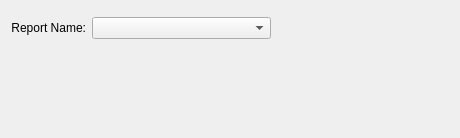
<?xml version="1.0" encoding="UTF-8"?>
<ui version="4.0">
 <comment>This file is part of the xTuple ERP: PostBooks Edition, a free and
open source Enterprise Resource Planning software suite,
Copyright (c) 1999-2019 by OpenMFG LLC, d/b/a xTuple.
It is licensed to you under the Common Public Attribution License
version 1.0, the full text of which (including xTuple-specific Exhibits)
is available at www.xtuple.com/CPAL.  By using this software, you agree
to be bound by its terms.</comment>
 <class>printPoForm</class>
 <widget class="QWidget" name="printPoForm">
  <property name="geometry">
   <rect>
    <x>0</x>
    <y>0</y>
    <width>460</width>
    <height>138</height>
   </rect>
  </property>
  <property name="windowTitle">
   <string>Print Purchase Order Form</string>
  </property>
  <layout class="QVBoxLayout" name="verticalLayout">
   <item>
    <widget class="OrderCluster" name="_po">
     <property name="allowedTypes">
      <set>OrderLineEdit::Purchase</set>
     </property>
    </widget>
   </item>
   <item>
    <layout class="QHBoxLayout">
     <item>
      <widget class="QLabel" name="_reportLit">
       <property name="text">
        <string>Report Name:</string>
       </property>
       <property name="alignment">
        <set>Qt::AlignRight|Qt::AlignTrailing|Qt::AlignVCenter</set>
       </property>
      </widget>
     </item>
     <item>
      <widget class="XComboBox" name="_report">
       <property name="sizePolicy">
        <sizepolicy hsizetype="Expanding" vsizetype="Fixed">
         <horstretch>0</horstretch>
         <verstretch>0</verstretch>
        </sizepolicy>
       </property>
      </widget>
     </item>
     <item>
      <spacer name="horizontalSpacer">
       <property name="orientation">
        <enum>Qt::Horizontal</enum>
       </property>
       <property name="sizeHint" stdset="0">
        <size>
         <width>0</width>
         <height>20</height>
        </size>
       </property>
      </spacer>
     </item>
    </layout>
   </item>
   <item>
    <spacer name="Spacer4">
     <property name="orientation">
      <enum>Qt::Vertical</enum>
     </property>
     <property name="sizeType">
      <enum>QSizePolicy::Expanding</enum>
     </property>
     <property name="sizeHint" stdset="0">
      <size>
       <width>433</width>
       <height>0</height>
      </size>
     </property>
    </spacer>
   </item>
  </layout>
 </widget>
 <layoutdefault spacing="6" margin="11"/>
 <customwidgets>
  <customwidget>
   <class>OrderCluster</class>
   <extends>QWidget</extends>
   <header>ordercluster.h</header>
  </customwidget>
  <customwidget>
   <class>XComboBox</class>
   <extends>QComboBox</extends>
   <header>xcombobox.h</header>
  </customwidget>
 </customwidgets>
 <tabstops>
  <tabstop>_report</tabstop>
 </tabstops>
 <resources/>
 <connections/>
</ui>
